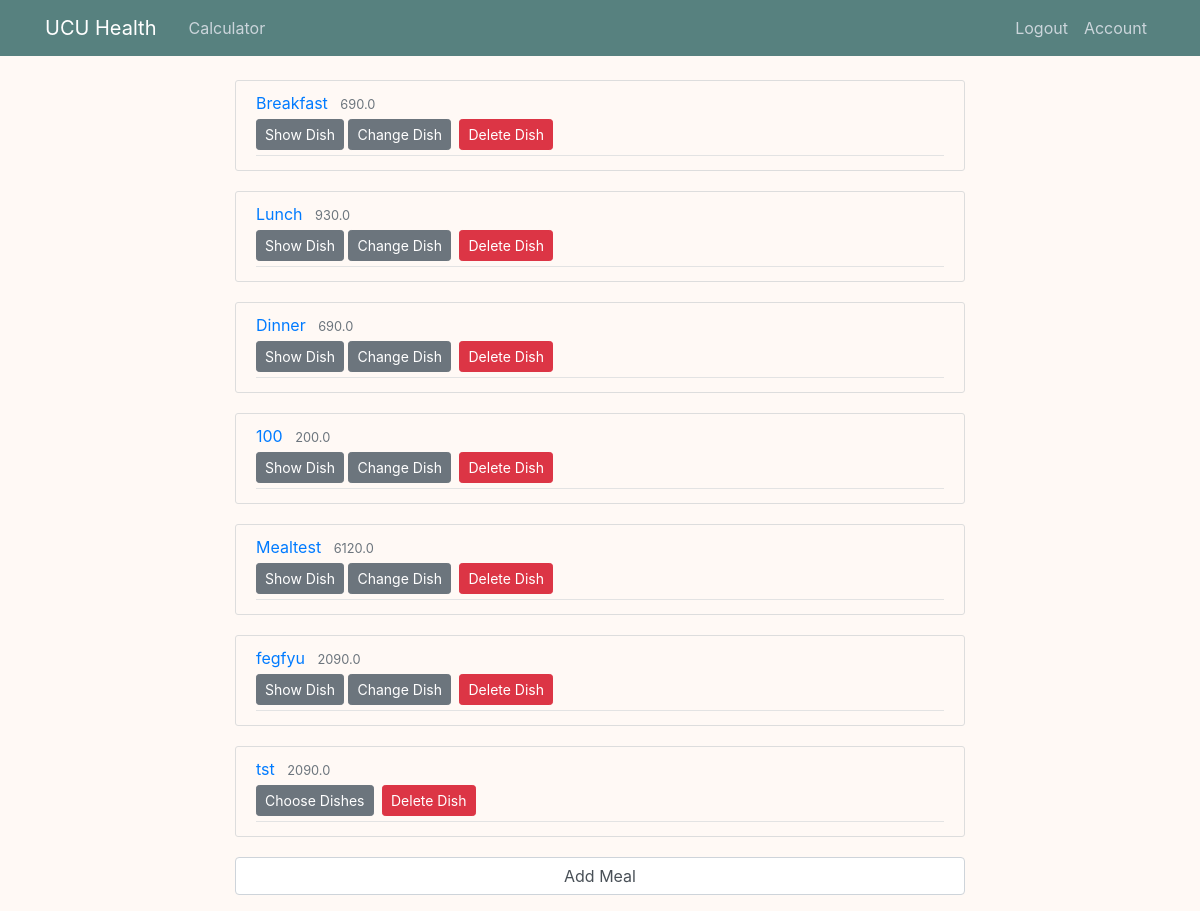
Screenshot of /main (signed in) with the database file from the repository.
### main/models.py (models this page shows, shortened)
class Meal(db.Model):
    id = db.Column(db.Integer, primary_key = True)
    name = db.Column(db.String(30), nullable = False)
    calories = db.Column(db.Float, nullable = False)
    proteins = db.Column(db.Float, nullable = False)
    carbs = db.Column(db.Float, nullable = False)
    fats = db.Column(db.Float, nullable = False)
    choicen = db.Column(db.Integer, nullable = False, default = 0)
    date_added = db.Column(db.DateTime, nullable = False,
        default = datetime.date(datetime.utcnow()))
    user_id = db.Column(db.Integer, db.ForeignKey("user.id"), nullable = False)
    dishes = db.relationship('Dish', backref = 'meal', lazy=True)

### main/routes.py (the view, shortened to what this page needs)
@app.route("/")
@app.route("/main", methods=['GET', 'POST'])
def main():
    if not current_user.is_authenticated:
        return render_template('home.html', title = 'Home')
    meals = Meal.query.filter_by(date_added = datetime(*tuple(map(int,
            datetime.utcnow().strftime('%Y-%m-%d').split('-')))), author = current_user).all()
    return render_template('main.html', title = 'Main', meals = meals)

### main/models.py (called while the page is built)
@login_manager.user_loader
def load_user(user_id):
    return User.query.get(int(user_id))

### main/templates/main.html (shortened to what this page needs)
{% extends "layout.html" %}
{% block content %}
<form method="POST" action="">
  {% for meal in meals %}
  <article class="media content-section">
    <div class="media-body">
    <div class="article-metadata">
        <a class="mr-2" href="#">{{ meal.name }}</a>
        <small class="text-muted">{{ meal.calories }}</small>
        <div>
            {% if meal.choicen == False %}
              <a class="btn btn-secondary btn-sm mt-1 mb-1" href="{{url_for('choose_dishes', meal_id = meal.id)}}">Choose Dishes</a>
            {% else %}
              <a class="btn btn-secondary btn-sm mt-1 mb-1" href="{{url_for('show_dish', meal_id = meal.id)}}">Show Dish</a>
              <a class="btn btn-secondary btn-sm mt-1 mb-1" href="{{url_for('view_dishes', meal_id = meal.id)}}">Change Dish</a>
            {% endif %}
            <a class="btn btn-danger btn-sm m-1" href="{{url_for('delete_meal', meal_id = meal.id)}}">Delete Dish</a>
        </div>
  </article>
  {% endfor %}
  <form method="POST" action="">
    <div class="form-group">
      <input type="submit", name="submit_button", value="Add Meal", class="form-control", id="all_meal">
    </div>
  </form>
</form>
{% endblock content %}

### main/templates/layout.html (shortened to what this page needs)
<!DOCTYPE html>
<html>
  <head>
    <link
      rel="stylesheet"
      href="https://maxcdn.bootstrapcdn.com/bootstrap/4.0.0/css/bootstrap.min.css"
 />
    <link
      rel="stylesheet"
      type="text/css"
      href="{{ url_for('static', filename='main.css') }}" />
  </head>
  <body>
    <header class="site-header">
      <nav class="navbar navbar-expand-lg navbar-dark bg-steel fixed-top">
        <div class="container">
          <a class="navbar-brand mr-4" href="/">UCU Health</a>
          <div class="collapse navbar-collapse" id="navbarToggle">
            <div class="navbar-nav mr-auto">
              <a class="nav-item nav-link" href="{{ url_for('calculator') }}">Calculator</a>
            </div>
            <div class="navbar-nav">
            {% if current_user.is_authenticated %}
              <a class="nav-item nav-link" href="{{ url_for("logout") }}">Logout</a>
              <a class="nav-item nav-link" href="{{ url_for("account") }}">Account</a>
            {% else %}
              <a class="nav-item nav-link" href="{{ url_for("login") }}">Login</a>
              <a class="nav-item nav-link" href="{{ url_for("register") }}">Register</a>
            {% endif %}
            </div>
          </div>
        </div>
      </nav>
    </header>
    <main role="main" class="container">
      <div class="row">
        <div class="col-md-8">
          {% block content %}{% endblock %}
        </div>
    </main>
  </body>
</html>

### main/static/main.css (style rules this page uses)
body { background: #fff9f5; color: #333333; margin-top: 5rem; }
.row { display: flex; justify-content: center; align-items: center; }
.bg-steel { background-color: #57817f; }
.site-header .navbar-nav .nav-link { color: #cbd5db; }
.content-section { background: #fff9f5;; padding: 10px 20px; border: 1px solid #dddddd; border-radius: 3px; margin-bottom: 20px; }
.article-metadata { padding-bottom: 1px; margin-bottom: 4px; border-bottom: 1px solid #e3e3e3 }

### rows the page displays
Meal: name "Breakfast", calories "690.0"
Meal: name "Lunch", calories "930.0"
Meal: name "Dinner", calories "690.0"
Meal: name "100", calories "200.0"
Meal: name "Mealtest", calories "6120.0"
Meal: name "fegfyu", calories "2090.0"
Meal: name "tst", calories "2090.0"
